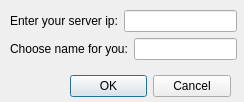
<?xml version="1.0" encoding="UTF-8"?>
<ui version="4.0">
 <class>Login</class>
 <widget class="QDialog" name="Login">
  <property name="geometry">
   <rect>
    <x>0</x>
    <y>0</y>
    <width>244</width>
    <height>102</height>
   </rect>
  </property>
  <property name="windowTitle">
   <string>Dialog</string>
  </property>
  <widget class="QDialogButtonBox" name="buttonBox">
   <property name="geometry">
    <rect>
     <x>70</x>
     <y>70</y>
     <width>161</width>
     <height>32</height>
    </rect>
   </property>
   <property name="orientation">
    <enum>Qt::Horizontal</enum>
   </property>
   <property name="standardButtons">
    <set>QDialogButtonBox::Cancel|QDialogButtonBox::Ok</set>
   </property>
  </widget>
  <widget class="QWidget" name="">
   <property name="geometry">
    <rect>
     <x>10</x>
     <y>10</y>
     <width>227</width>
     <height>52</height>
    </rect>
   </property>
   <layout class="QVBoxLayout" name="verticalLayout">
    <item>
     <layout class="QHBoxLayout" name="horizontalLayout">
      <item>
       <widget class="QLabel" name="label">
        <property name="text">
         <string>Enter your server ip:</string>
        </property>
       </widget>
      </item>
      <item>
       <widget class="QLineEdit" name="serverIp"/>
      </item>
     </layout>
    </item>
    <item>
     <layout class="QHBoxLayout" name="horizontalLayout_2">
      <item>
       <widget class="QLabel" name="label_2">
        <property name="text">
         <string>Choose name for you:</string>
        </property>
       </widget>
      </item>
      <item>
       <widget class="QLineEdit" name="nameLine"/>
      </item>
     </layout>
    </item>
   </layout>
  </widget>
 </widget>
 <resources/>
 <connections>
  <connection>
   <sender>buttonBox</sender>
   <signal>accepted()</signal>
   <receiver>Login</receiver>
   <slot>accept()</slot>
   <hints>
    <hint type="sourcelabel">
     <x>248</x>
     <y>254</y>
    </hint>
    <hint type="destinationlabel">
     <x>157</x>
     <y>274</y>
    </hint>
   </hints>
  </connection>
  <connection>
   <sender>buttonBox</sender>
   <signal>rejected()</signal>
   <receiver>Login</receiver>
   <slot>reject()</slot>
   <hints>
    <hint type="sourcelabel">
     <x>316</x>
     <y>260</y>
    </hint>
    <hint type="destinationlabel">
     <x>286</x>
     <y>274</y>
    </hint>
   </hints>
  </connection>
 </connections>
</ui>
